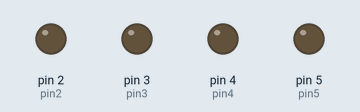
A sketch run on a simulated Arduino Uno, built with avr-gcc and run on an emulated ATmega328P. Shown: output pins drawn as LEDs (lit = HIGH).

Above: at 0.4 s.
At 2.2 s:
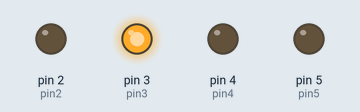
At 4.0 s:
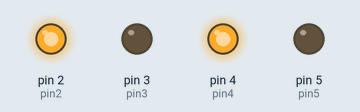
At 8.5 s:
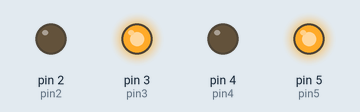
At 12.1 s:
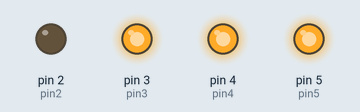
At 16.6 s:
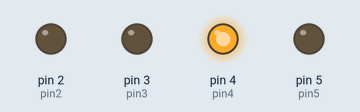
Timing chart, 0 to 17.6 s (numbered marks = the images above):
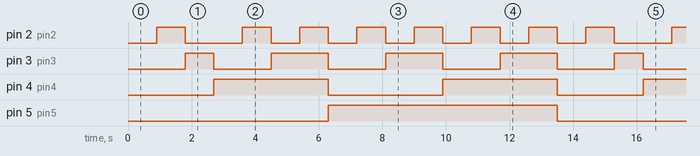

The sketch:

Binary_countercode.ino
```cpp
int pin2=2;
int pin3=3;
int pin4=4;
int pin5=5;
// this just means we r using pin 2 3 4 5 We do this because ou're simply storing the pin number in a variable so you can use it by name later. helpful when theres alot of pins

void setup() {
  // I have used pinomde to determine which pins are being used and How eg input or out pout
pinMode(pin2,OUTPUT);
pinMode(pin3,OUTPUT);
pinMode(pin4,OUTPUT);
pinMode(pin5,OUTPUT);
}

void loop() {
  // digitalWrite is used to turn anything on or off whilkst delay is used for keeping sometime between operations

digitalWrite(pin2,LOW);
digitalWrite(pin3,LOW);
digitalWrite(pin4,LOW);
digitalWrite(pin5,LOW);
delay(900);

digitalWrite(pin2,HIGH);
digitalWrite(pin3,LOW);
digitalWrite(pin4,LOW);
digitalWrite(pin5,LOW);
delay(900);

digitalWrite(pin2,LOW);
digitalWrite(pin3,HIGH);
digitalWrite(pin4,LOW);
digitalWrite(pin5,LOW);
delay(900);

digitalWrite(pin2,LOW);
digitalWrite(pin3,LOW);
digitalWrite(pin4,HIGH);
digitalWrite(pin5,LOW);
delay(900);

digitalWrite(pin2,HIGH);
digitalWrite(pin3,LOW);
digitalWrite(pin4,HIGH);
digitalWrite(pin5,LOW);
delay(900);

digitalWrite(pin2,LOW);
digitalWrite(pin3,HIGH);
digitalWrite(pin4,HIGH);
digitalWrite(pin5,LOW);
delay(900);

digitalWrite(pin2,HIGH);
digitalWrite(pin3,HIGH);
digitalWrite(pin4,HIGH);
digitalWrite(pin5,LOW);
delay(900);

digitalWrite(pin2,LOW);
digitalWrite(pin3,LOW);
digitalWrite(pin4,LOW);
digitalWrite(pin5,HIGH);
delay(900);

digitalWrite(pin2,HIGH);
digitalWrite(pin3,LOW);
digitalWrite(pin4,LOW);
digitalWrite(pin5,HIGH);
delay(900);

digitalWrite(pin2,LOW);
digitalWrite(pin3,HIGH);
digitalWrite(pin4,LOW);
digitalWrite(pin5,HIGH);
delay(900);

digitalWrite(pin2,HIGH);
digitalWrite(pin3,HIGH);
digitalWrite(pin4,LOW);
digitalWrite(pin5,HIGH);
delay(900);

digitalWrite(pin2,LOW);
digitalWrite(pin3,LOW);
digitalWrite(pin4,HIGH);
digitalWrite(pin5,HIGH);
delay(900);

digitalWrite(pin2,HIGH);
digitalWrite(pin3,LOW);
digitalWrite(pin4,HIGH);
digitalWrite(pin5,HIGH);
delay(900);

digitalWrite(pin2,LOW);
digitalWrite(pin3,HIGH);
digitalWrite(pin4,HIGH);
digitalWrite(pin5,HIGH);
delay(900);

digitalWrite(pin2,HIGH);
digitalWrite(pin3,HIGH);
digitalWrite(pin4,HIGH);
digitalWrite(pin5,HIGH);
delay(900);

}
```

Measured:
- by itself, pin 2 (pin2): repeats every 13.5 s: LOW 1.8 s, 6 × (HIGH 0.90 s, LOW 0.90 s), HIGH 0.90 s
- by itself, pin 3 (pin3): repeats every 13.5 s: 3 × (LOW 1.8 s, HIGH 1.8 s), LOW 1.8 s, HIGH 0.90 s
- by itself, pin 4 (pin4): repeats every 13.5 s: LOW 3.6 s, HIGH 3.6 s, LOW 2.7 s, HIGH 3.6 s
- by itself, pin 5 (pin5): alternates HIGH for 7.2 s and LOW for 6.3 s
